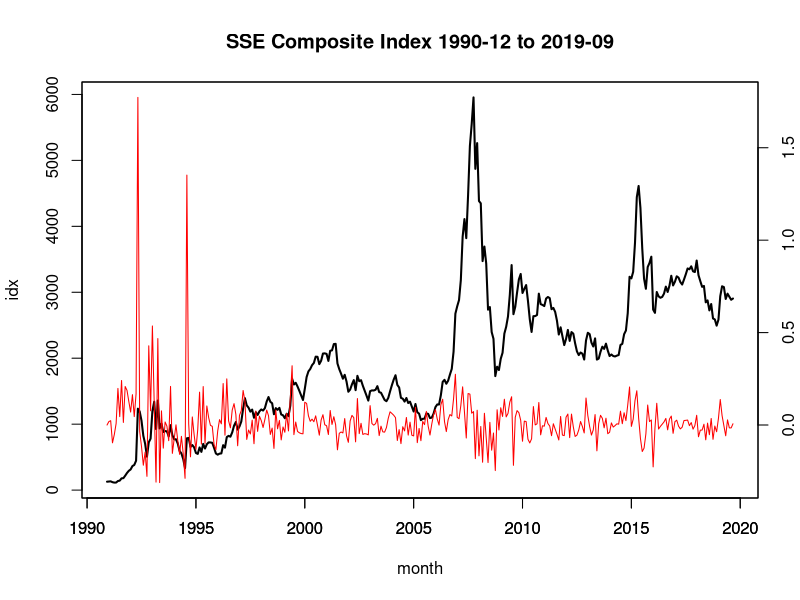
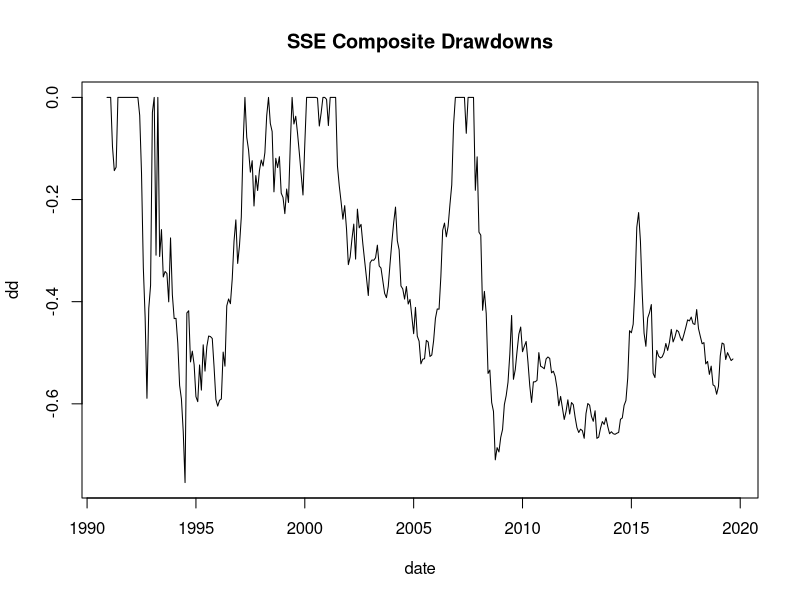

Write the R code that produced these figures, in order. (Note: this script raises an error after producing the figures.)
#Drawdown
setwd("/Users/guangyaohe/Desktop/FIN3380/RstudioPractice/Fin3380/Fin3380_W8")
library(zoo)
library(tidyr)
library(dplyr)
library(ggplot2)

sh1 = read.csv("SH000001.csv")
head(sh1)
tail(sh1)
summary(sh1)
#check the potential error???
sh1[(which(sh1$Idxrtn==max(sh1$Idxrtn))-2): (which(sh1$Idxrtn==max(sh1$Idxrtn))+2),]

#modify the data for convenience
sh1$Month = as.yearmon(sh1$Month)
colnames(sh1) = c("date","idx","ret")
head(sh1)

plot(sh1$idx~sh1$date,type='l',
     lwd=2,xlab='month',ylab='idx',main='SSE Composite Index 1990-12 to 2019-09')

#just remember par(new = T) allows you put two graph into one coloum
par(new = T)
plot(sh1$ret~sh1$date,type='l',col='red',
     xlab='',ylab='',yaxt='n')
#axis(4) means at the right side; yaxt = "n" above means not y axis name; 
axis(4)

#Drawdown(t) = (Price_t-Cummax_t)/Cummax_t
# cummax is cummulative maximun, 就是新高
# dd goes back to zero means it return back to the cummax; if it bacomes larger than that
# it will be 0; the value of cummax will be flashed
sh1$dd = (sh1$idx - cummax(sh1$idx))/cummax(sh1$idx)
head(sh1)
plot(sh1$dd ~ sh1$date,
     type = 'l',
     xlab = "date",
     ylab = "dd",
     main = "SSE Composite Drawdowns")

#summarize the drawdown; like what is the maxmium drawdown; what is the longest drawdown period
#First, max
dd.max = max(-sh1$dd)
dd.max

#the longest period of drawdown; the time unit should be year, so there would be "/12"
sh1$dd = round(sh1$dd,4)
sh1 = sh1 %>% mutate(flag = ifelse(sh1$dd<0, 1,0))
rles = rle(sh1$flag)
rles
#rle() returns the length and values of runs of equal values in a vector
#what we need is the length when dd<0, then flag = 1 (value = 1)
# "/12" is for yearly time unit
summary(rles$lengths[rles$values == 1])/12

#calmar ration
mean(sh1$ret) * 12/dd.max

#Co-drawdown of Bond and Equity
with()




